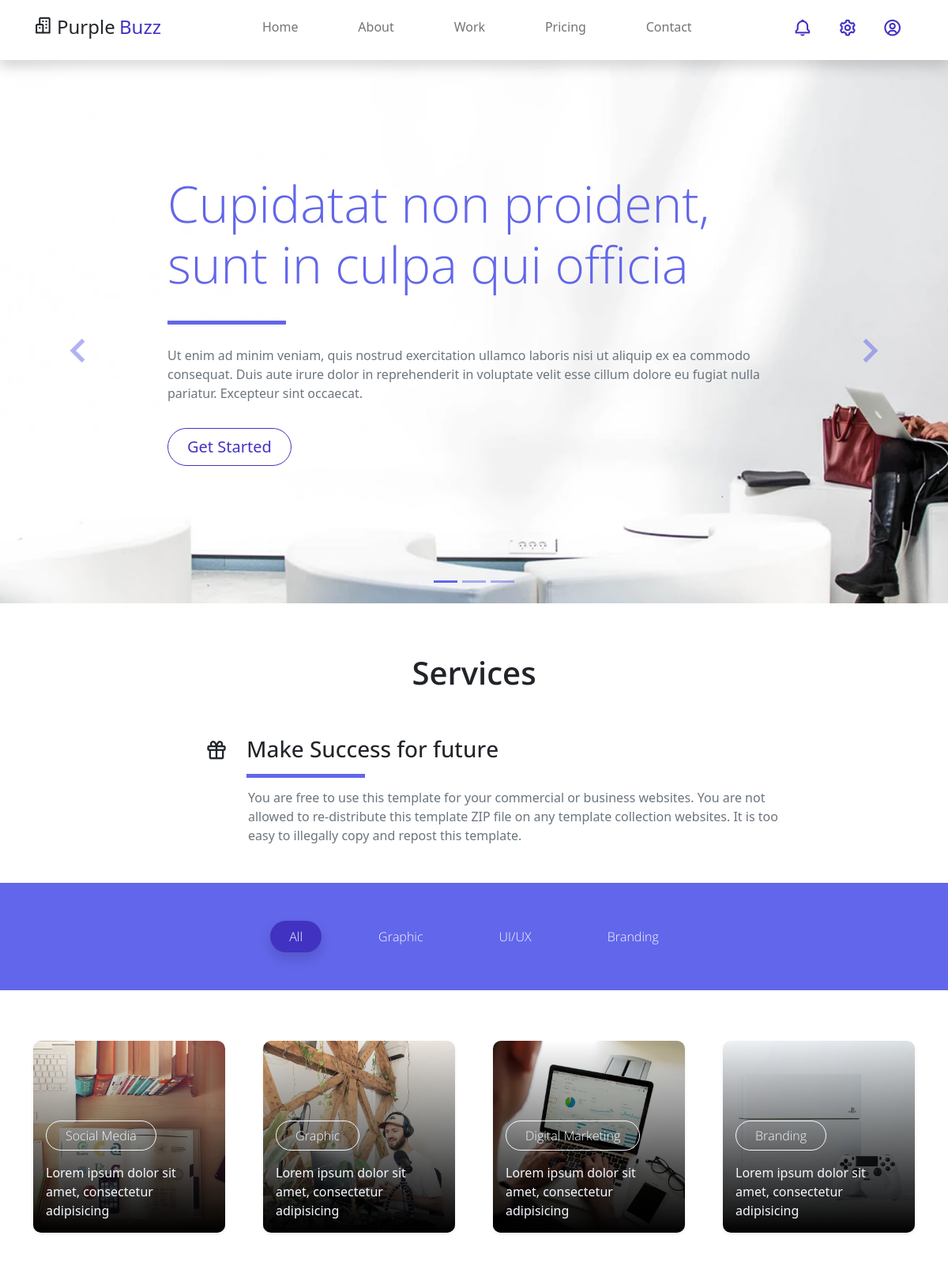
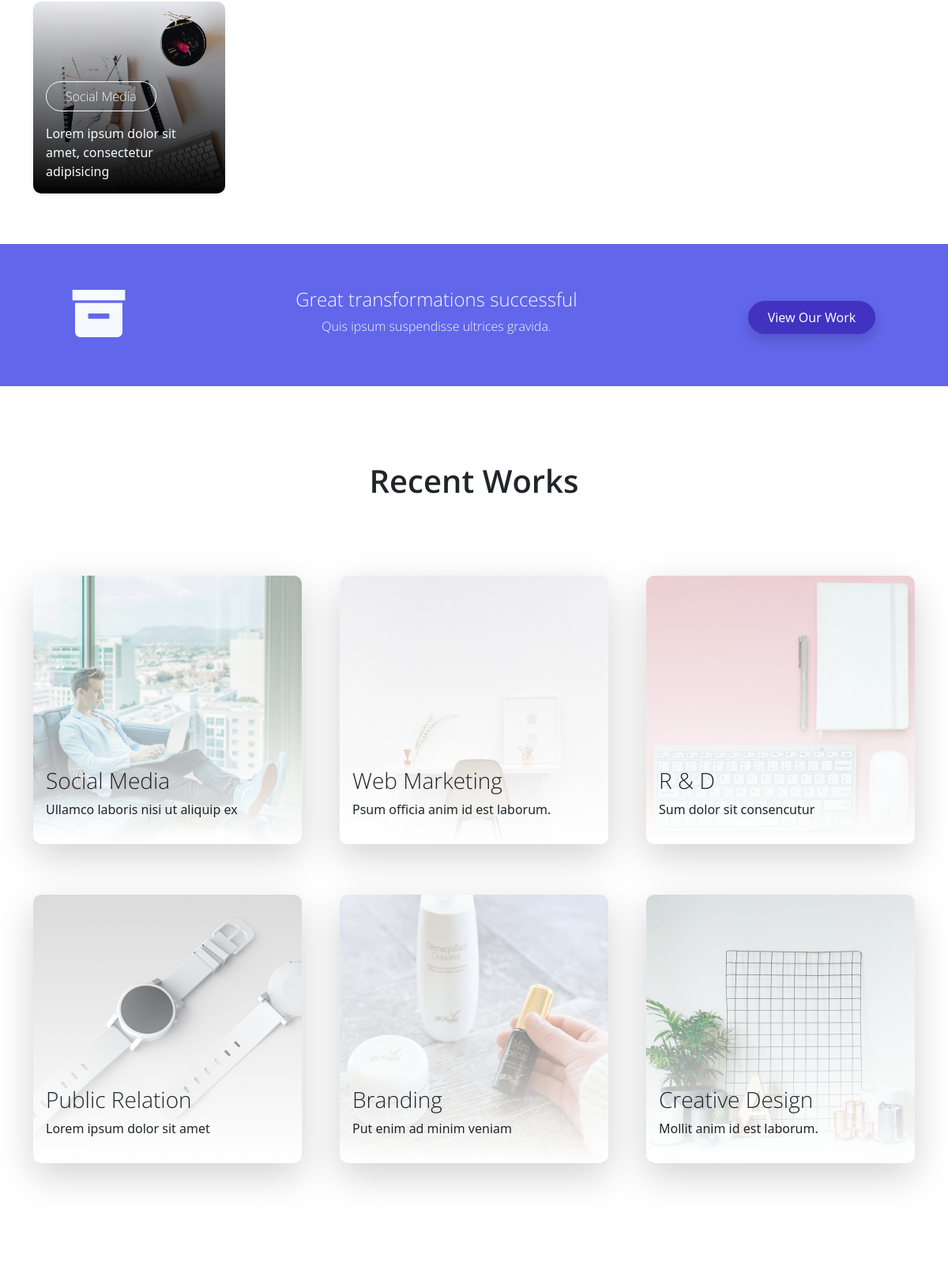
The page / (upper part) on the database its author committed (2 pictures, top to bottom).
### siteweb/models.py (models this page shows, shortened)
class BaseField(models.Model):
    create_at = models.DateField(auto_now_add=True)
    update_at = models.DateField(auto_now=True)
    status = models.BooleanField(default=True)
    class Meta:
        abstract = True

class SiteWeb(BaseField):
    icon_logo = models.CharField(max_length=250)
    titre_logo = models.CharField(max_length=250)
    titre_service = models.CharField(max_length=250)
    description = models.TextField()
    icon_service = models.CharField(max_length=250)
    description_footer = models.TextField()
    copyright = models.CharField(max_length=250)
    class Meta:
        verbose_name = 'SiteWeb'
        verbose_name_plural = 'SiteWebs'

class Banner(BaseField):
    tilte = models.CharField(max_length=200)
    description = models.TextField()
    class Meta:
        verbose_name = 'Banner'
        verbose_name_plural = 'Banners'

### service/models.py (models this page shows, shortened)
class CategorieService(BaseField):
    name = models.CharField(max_length=250)
    class Meta:
        verbose_name = 'CategorieService'
        verbose_name_plural = 'CategorieServices'

class Service(BaseField):
    titre = models.CharField(max_length=250)
    image = models.FileField(upload_to='images')
    description = models.TextField()
    categorie = models.ForeignKey("service.CategorieService", on_delete=models.CASCADE)
    class Meta:
        verbose_name = 'Service'
        verbose_name_plural = 'Services'

### siteweb/views.py (the view)
# urls.py: path('', views.index , name= 'index'),
def index(request):
    banners = models.Banner.objects.filter(status=True)
    imagebanner = models.ImageBanner.objects.filter(status=True)
    siteweb = models.SiteWeb.objects.filter(status=True)
    categorieservices = models_service.CategorieService.objects.filter(status=True)
    services= models_service.Service.objects.filter(status=True)
    return render(request, 'index.html',locals())

### templates/index.html (shortened to what this page needs)
{% extends 'base/base.html' %}
{% load static %}
{% block contente %}
    <div class="banner-wrapper bg-light">
        <div id="index_banner" class="banner-vertical-center-index container-fluid pt-5">
            <div id="carouselExampleIndicators" class="carousel slide" data-bs-ride="carousel">
                <ol class="carousel-indicators">
                    <li data-bs-target="#carouselExampleIndicators" data-bs-slide-to="0" class="active"></li>
                    <li data-bs-target="#carouselExampleIndicators" data-bs-slide-to="1"></li>
                    <li data-bs-target="#carouselExampleIndicators" data-bs-slide-to="2"></li>
                </ol>
                <div class="carousel-inner">
                    {% for banner in banners %}
                        <div class="carousel-item {% if forloop.counter == 1 %} active {% endif %} ">
                            <div class="py-5 row d-flex align-items-center">
                                <div class="banner-content col-lg-8 col-8 offset-2 m-lg-auto text-left py-5 pb-5">
                                    <h1 class="banner-heading h1 text-secondary display-3 mb-0 pb-5 mx-0 px-0 light-300 typo-space-line">
                                        {{banner.tilte|safe}}
                                </h1>
                                    <p class="banner-body text-muted py-3 mx-0 px-0">{{banner.description|safe}}</p>
                                    <a class="banner-button btn rounded-pill btn-outline-primary btn-lg px-4" href="#" role="button">Get Started</a>
                                </div>
                            </div>
                        </div>
                    {% endfor %}
                </div>
                <a class="carousel-control-prev text-decoration-none" href="#carouselExampleIndicators" role="button" data-bs-slide="prev">
                    <i class='bx bx-chevron-left'></i>
                </a>
                <a class="carousel-control-next text-decoration-none" href="#carouselExampleIndicators" role="button" data-bs-slide="next">
                    <i class='bx bx-chevron-right'></i>
                </a>
            </div>
        </div>
    </div>
    <section class="service-wrapper py-3">
    {% for site in siteweb %}
        <div class="container-fluid pb-3">
            <div class="row">
                <h2 class="h2 text-center col-12 py-5 semi-bold-600">Services</h2>
                <div class="service-header col-2 col-lg-3 text-end light-300">
                    <i class='{{site.icon_service}}'></i>
                </div>
                <div class="service-heading col-10 col-lg-9 text-start float-end light-300">
                    <h2 class="h3 pb-4 typo-space-line">{{site.titre_service}}</h2>
                </div>
            </div>
            <p class="service-footer col-10 offset-2 col-lg-9 offset-lg-3 text-start pb-3 text-muted px-2">
                {{site.description}}
            </p>
        </div>
    {% endfor %}
        <div class="service-tag py-5 bg-secondary">
            <div class="col-md-12">
                <ul class="nav d-flex justify-content-center">
                    <li class="nav-item mx-lg-4">
                        <a class="filter-btn nav-link btn-outline-primary active shadow rounded-pill text-light px-4 light-300" href="#" data-filter=".project">All</a>
                    </li>
                    {% for cartegorie in categorieservices   %}
                        <li class="nav-item mx-lg-4">
                        <a class="filter-btn nav-link btn-outline-primary rounded-pill text-light px-4 light-300" href="#" data-filter="{{cartegorie.id}}">{{cartegorie.name}}</a>
                        </li>
                    {% endfor %}
                </ul>
            </div>
        </div>
    </section>
    <section class="container overflow-hidden py-5">
        <div class="row gx-5 gx-sm-3 gx-lg-5 gy-lg-5 gy-3 pb-3 projects">
            {% for service in services %}
                <div class="col-xl-3 col-md-4 col-sm-6 project {{service.categorie.id}}">
                    <a href="#" class="service-work card border-0 text-white shadow-sm overflow-hidden mx-5 m-sm-0">
                        <img class="service card-img" src="{{service.image.url}}" alt="Card image">
                        <div class="service-work-vertical card-img-overlay d-flex align-items-end">
                            <div class="service-work-content text-left text-light">
                                <span class="btn btn-outline-light rounded-pill mb-lg-3 px-lg-4 light-300">{{service.titre}}</span>
                                <p class="card-text">{{service.description}}</p>
                            </div>
                        </div>
                    </a>
                </div>
            {% endfor %}
        </div>
    </section>
    <section class="bg-secondary">
        <div class="container py-5">
            <div class="row d-flex justify-content-center text-center">
                <div class="col-lg-2 col-12 text-light align-items-center">
                    <i class='display-1 bx bxs-box bx-lg'></i>
                </div>
                <div class="col-lg-7 col-12 text-light pt-2">
                    <h3 class="h4 light-300">Great transformations successful</h3>
                    <p class="light-300">Quis ipsum suspendisse ultrices gravida.</p>
                </div>
                <div class="col-lg-3 col-12 pt-4">
                    <a href="#" class="btn btn-primary rounded-pill btn-block shadow px-4 py-2">View Our Work</a>
                </div>
            </div>
        </div>
    </section>
    <section class="py-5 mb-5">
        <div class="container">
            <div class="recent-work-header row text-center pb-5">
                <h2 class="col-md-6 m-auto h2 semi-bold-600 py-5">Recent Works</h2>
            </div>
            <div class="row gy-5 g-lg-5 mb-4">
                <div class="col-md-4 mb-3">
                    <a href="#" class="recent-work card border-0 shadow-lg overflow-hidden">
                        <img class="recent-work-img card-img" src="{% static './assets/img/recent-work-01.jpg' %}" alt="Card image">
                        <div class="recent-work-vertical card-img-overlay d-flex align-items-end">
                            <div class="recent-work-content text-start mb-3 ml-3 text-dark">
                                <h3 class="card-title light-300">Social Media</h3>
                                <p class="card-text">Ullamco laboris nisi ut aliquip ex</p>
                            </div>
                        </div>
                    </a>
                </div>
                <div class="col-md-4 mb-3">
                    <a href="#" class="recent-work card border-0 shadow-lg overflow-hidden">
                        <img class="recent-work-img card-img" src="{% static './assets/img/recent-work-02.jpg' %}" alt="Card image">
                        <div class="recent-work-vertical card-img-overlay d-flex align-items-end">
                            <div class="recent-work-content text-start mb-3 ml-3 text-dark">
                                <h3 class="card-title light-300">Web Marketing</h3>
                                <p class="card-text">Psum officia anim id est laborum.</p>
                            </div>
                        </div>
                    </a>
                </div>
                <div class="col-md-4 mb-3">
                    <a href="#" class="recent-work card border-0 shadow-lg overflow-hidden">
                        <img class="recent-work-img card-img" src="{% static './assets/img/recent-work-03.jpg' %}" alt="Card image">
                        <div class="recent-work-vertical card-img-overlay d-flex align-items-end">
                            <div class="recent-work-content text-start mb-3 ml-3 text-dark">
                                <h3 class="card-title light-300">R & D</h3>
                                <p class="card-text">Sum dolor sit consencutur</p>
                            </div>
                        </div>
                    </a>
                </div>
                <div class="col-md-4 mb-3">
                    <a href="#" class="recent-work card border-0 shadow-lg overflow-hidden">
                        <img class="recent-work-img card-img" src="{% static './assets/img/recent-work-04.jpg' %}" alt="Card image">
                        <div class="recent-work-vertical card-img-overlay d-flex align-items-end">
                            <div class="recent-work-content text-start mb-3 ml-3 text-dark">
                                <h3 class="card-title light-300">Public Relation</h3>
                                <p class="card-text">Lorem ipsum dolor sit amet</p>
                            </div>
                        </div>
                    </a>
                </div>
                <div class="col-md-4 mb-3">
                    <a href="#" class="recent-work card border-0 shadow-lg overflow-hidden">
                        <img class="recent-work-img card-img" src="{% static './assets/img/recent-work-05.jpg' %}" alt="Card image">
                        <div class="recent-work-vertical card-img-overlay d-flex align-items-end">
                            <div class="recent-work-content text-start mb-3 ml-3 text-dark">
                                <h3 class="card-title light-300">Branding</h3>
                                <p class="card-text">Put enim ad minim veniam</p>
                            </div>
                        </div>
                    </a>
                </div>
                <div class="col-md-4 mb-3">
                    <a href="#" class="recent-work card border-0 shadow-lg overflow-hidden">
                        <img class="recent-work-img card-img" src="{% static './assets/img/recent-work-06.jpg' %}" alt="Card image">
                        <div class="recent-work-vertical card-img-overlay d-flex align-items-end">
                            <div class="recent-work-content text-start mb-3 ml-3 text-dark">
                                <h3 class="card-title light-300">Creative Design</h3>
                                <p class="card-text">Mollit anim id est laborum.</p>
                            </div>
                        </div>
                    </a>
                </div>
            </div>
        </div>
    </section>
{% endblock contente %}

### templates/base/base.html (shortened to what this page needs)
{% load static %}
<!DOCTYPE html>
<html lang="en">
<head>
    <link href="{% static 'assets/css/bootstrap.min.css' %}" rel="stylesheet">
    <link href="{% static 'assets/css/boxicon.min.css' %}" rel="stylesheet">
    <link rel="stylesheet" href="{% static 'assets/css/templatemo.css' %}">
    <link rel="stylesheet" href="{% static 'assets/css/custom.css' %}">
</head>
<body>
    <nav id="main_nav" class="navbar navbar-expand-lg navbar-light bg-white shadow">
        <div class="container d-flex justify-content-between align-items-center">
        {% for site in siteweb %}
            <a class="navbar-brand h1" href="{% url 'index' %}">
                <i class='{{site.icon_logo}}'></i>
                {{site.titre_logo|safe}}
            </a>
        {% endfor %}
            <div class="align-self-center collapse navbar-collapse flex-fill  d-lg-flex justify-content-lg-between" id="navbar-toggler-success">
                <div class="flex-fill mx-xl-5 mb-2">
                    <ul class="nav navbar-nav d-flex justify-content-between mx-xl-5 text-center text-dark">
                        <li class="nav-item">
                            <a class="nav-link btn-outline-primary rounded-pill px-3" href="{% url 'index' %}">Home</a>
                        </li>
                        <li class="nav-item">
                            <a class="nav-link btn-outline-primary rounded-pill px-3" href="{% url 'about' %}">About</a>
                        </li>
                        <li class="nav-item">
                            <a class="nav-link btn-outline-primary rounded-pill px-3" href="{% url 'work' %}">Work</a>
                        </li>
                        <li class="nav-item">
                            <a class="nav-link btn-outline-primary rounded-pill px-3" href="{% url 'pricing' %}">Pricing</a>
                        </li>
                        <li class="nav-item">
                            <a class="nav-link btn-outline-primary rounded-pill px-3" href="{% url 'contact' %}">Contact</a>
                        </li>
                    </ul>
                </div>
                <div class="navbar align-self-center d-flex">
                    <a class="nav-link" href="#"><i class='bx bx-bell bx-sm bx-tada-hover text-primary'></i></a>
                    <a class="nav-link" href="#"><i class='bx bx-cog bx-sm text-primary'></i></a>
                    <a class="nav-link" href="#"><i class='bx bx-user-circle bx-sm text-primary'></i></a>
                </div>
            </div>
        </div>
    </nav>
    {% block contente %}
    {% endblock contente %}
</body>
</html>

### rows shown on the page
SiteWeb: titre_logo "Purple Buzz", titre_service "Make Success for future", description "You are free to use this template for your commercial or business websites. You are not allowed to re-distribute this template ZIP file on any template collection websites. It is too easy to illegally copy and repost this template."
Banner: tilte "Cupidatat non proident, sunt in culpa qui officia", description "Ut enim ad minim veniam, quis nostrud exercitation ullamco laboris nisi ut aliquip ex ea commodo consequat. Duis aute irure dolor in reprehenderit in voluptate velit esse cillum dolore eu fugiat nulla pariatur. Excepteur sint occaecat."
CategorieService: name "Graphic"
CategorieService: name "UI/UX"
CategorieService: name "Branding"
Service: image (picture), titre "Social Media", description "Lorem ipsum dolor sit amet, consectetur adipisicing"
Service: image (picture), titre "Graphic", description "Lorem ipsum dolor sit amet, consectetur adipisicing"
Service: image (picture), titre "Digital Marketing", description "Lorem ipsum dolor sit amet, consectetur adipisicing"
Service: image (picture), titre "Branding", description "Lorem ipsum dolor sit amet, consectetur adipisicing"
Service: image (picture), titre "Social Media", description "Lorem ipsum dolor sit amet, consectetur adipisicing"
